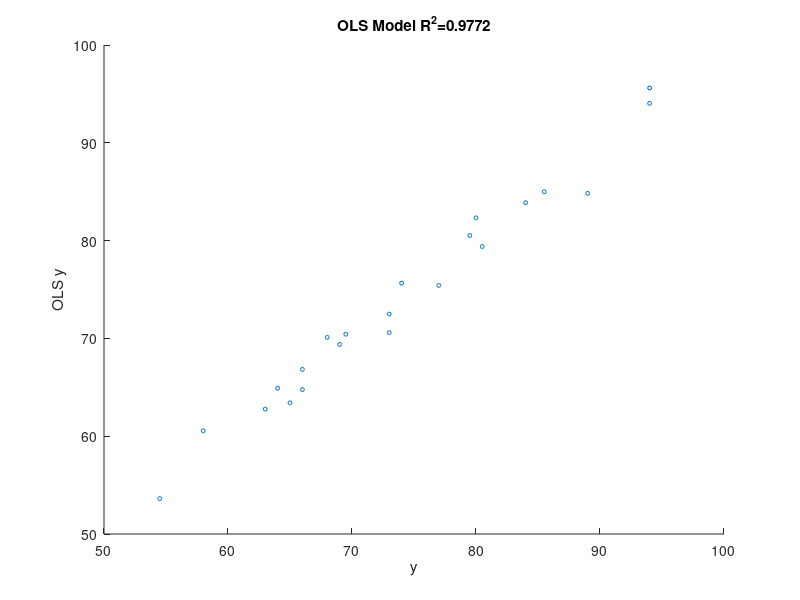
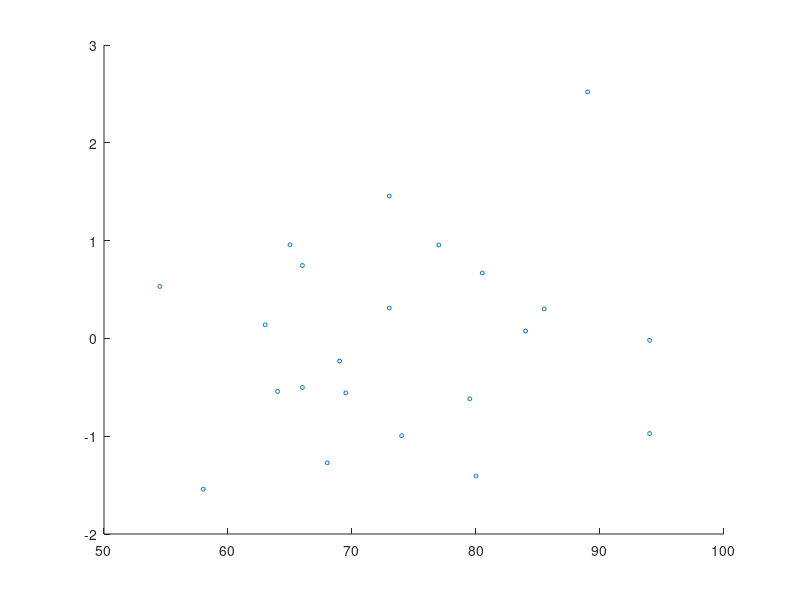

The MATLAB script that drew these images, in order: (Note: this script raises an error after producing the figures.)
% Exercise 6.6

clc;
clear;
close all;

% Linear regression model using OLS, PCR, PLS, RR, LASSO, stepwise
% reression
physical_data = importdata('physical.txt');
data = physical_data.data;
var_names = char('Mass','Fore','Bicep','Chest','Neck','Shoulder', ...
    'Waist','Height','Calf','Thigh','Head');
y = data(:,1);
x = data(:,2:end);
n = length(y);
p = size(x,2);
alpha = 0.05;
zc = norminv(1-alpha/2);

% Centering the data
mux = mean(x);
xc = x - repmat(mux,n,1);
muy = mean(y);
yc = y - muy;

TSS = sum((y-muy).^2);
[u,sigma,v] = svd(xc,'econ');

% Ordinary Least Squares - OLS
bOLS = v * inv(sigma) * u' * yc;
bOLS = [muy - mux*bOLS; bOLS];
yOLS = [ones(n,1) x] * bOLS; 
resOLS = y-yOLS;
RSS_OLS = sum(resOLS.^2);
r2OLS = 1 - RSS_OLS/TSS;
% Scatter plot observed vs OLS calculated y
figure();
scatter(y,yOLS,8);
xlabel('y');
ylabel('OLS y');
title(sprintf('OLS Model R^2=%.4f',r2OLS));
% Standardized error
alpha = 0.05;
zc = norminv(1-alpha/2);
figure();
scatter(y,resOLS/std(resOLS),8);
hold on;
yline(zc,'r-.');
yline(-zc,'r-.');
xlabel('y');
ylabel('Standardized error');
title('OLS standardized errors');

% Principal Component Regression - PCR
d = 2;                  % dimension reduction
lambda = zeros(p,1);
lambda(1:d) = 1;
bPCR = v * diag(lambda) * inv(sigma) * u'* yc;
bPCR = [muy - mux*bPCR; bPCR];
yPCR = [ones(n,1) x] * bPCR;
resPCR = y - yPCR;
RSS_PCR = sum(resPCR.^2);
r2PCR = 1 - RSS_PCR/TSS;
figure();
scatter(y,yPCR,8);
xlabel('y');
ylabel('PCR y');
title(sprintf('PCR Model R^2=%.4f',r2PCR));
figure();
scatter(y,resPCR/std(resPCR),8);
hold on
yline(zc,'r-.');
yline(-zc,'r-.');
xlabel('y');
ylabel('Standardized error');
title('PCR standardized errors');

% Principal Least Squares - PLS
[Xl,Yl,Xscores,Yscores,bPLS] = plsregress(x,y,d);
yPLS = [ones(n,1) x]*bPLS;
resPLS = y - yPLS;
RSS_PLS = sum(resPLS.^2);
r2PLS = 1 - RSS_PLS/TSS;
figure();
scatter(y,yPLS,8);
xlabel('y');
ylabel('PLS y');
title(sprintf('PLS Model R^2=%.4f',r2PLS));
figure();
scatter(y,resPLS/std(resPLS),8);
hold on;
yline(zc,'r-.');
yline(-zc,'r-.');
xlabel('y');
ylabel('Standardized error');
title('PLS standardized errors');

% Ridge regression
mu = RSS_OLS/(n-p);
sig = diag(sigma);
lambda = sig.^2 ./ (sig.^2 + mu);
bRR = v * diag(lambda) * inv(sigma) * u'* yc;
bRR = [muy - mux*bRR; bRR];
yRR = [ones(n,1) x] * bRR; 
resRR = y - yRR;
RSS_RR = sum(resRR.^2);
r2RR = 1 - RSS_RR/TSS;
figure();
scatter(y,yRR,8);
xlabel('y');
ylabel('RR y');
title(sprintf('RR Model R^2=%.4f',r2RR));
figure();
scatter(y,resRR/std(resRR),8);
hold on
yline(zc,'r-.');
yline(-zc,'r-.');
xlabel('y');
ylabel('Standardized error');
title('RR standardized errors');

% LASSO
[bL,fitinfo] = lasso(xc,yc);
lassoPlot(bL,fitinfo,'PlotType','Lambda','XScale','log');
lambda = 0.5;
[lmin, ilmin] = min(abs(fitinfo.Lambda - lambda));
bLASSO = bL(:,ilmin);
bLASSO = [muy - mux*bLASSO; bLASSO];
yLASSO = [ones(n,1) x] * bLASSO;
resLASSO = y - yLASSO;
RSS_LASSO = sum(resLASSO.^2);
r2LASSO = 1 - RSS_LASSO/TSS;
figure();
scatter(y,yLASSO,8);
hold on;
xlabel('y')
ylabel('LASSO y')
title(sprintf('LASSO Model R^2=%.4f',r2LASSO));
figure();
scatter(y,resLASSO/std(resLASSO),8);
hold on;
yline(zc,'r-.');
yline(-zc,'r-.');
xlabel('y');
ylabel('Standardized error');
title('LASSO standardized errors');

% Stepwise regression model
[bs,sebs,~,finalmodel,stats]=stepwisefit(x,y,'Display','off');
bs = [stats.intercept;bs];
model_vars = find(finalmodel==1);
bSTEP = bs.*transpose([1 finalmodel]);
ySTEP = [ones(n,1) x] * bSTEP;
resSTEP = y-ySTEP;
RSS_STEP = sum(resSTEP.^2);
r2STEP = 1 - RSS_STEP/TSS;
figure();
scatter(y,ySTEP,8);
xlabel('y');
ylabel('Stepwise y');
title(sprintf('Stepwise Model R^2=%.4f',r2STEP));
figure();
scatter(y,resSTEP/std(resSTEP),8);
hold on;
yline(zc,'r-.');
yline(-zc,'r-.');
xlabel('y');
ylabel('Standardized error');
title('Stepwise standardized errors');

% Coefficients
fprintf('\t\t OLS \t\t PCR \t\t PLS \t\t RR \t\t LASSO \t\t STEP\n');
fprintf('Constant \t %5.3f \t %5.3f \t %5.3f \t %5.3f \t %5.3f \t %5.3f \n',...
    bOLS(1),bPCR(1),bPLS(1),bRR(1),bLASSO(1),bSTEP(1));
for i=2:p+1
    fprintf('%s \t %5.3f \t\t %5.3f \t\t %5.3f \t\t %5.3f \t\t %5.3f \t\t %5.3f\n',...
        var_names(i,:),bOLS(i),bPCR(i),bPLS(i),bRR(i),bLASSO(i),bSTEP(i));
end